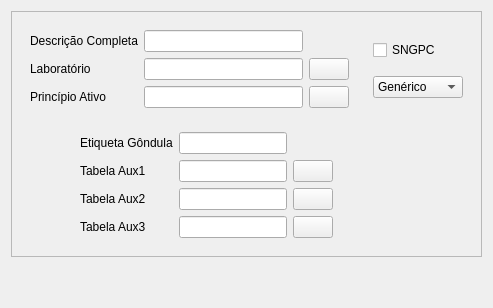
           <widget class="QWidget" name="Descricao">
            <attribute name="title">
             <string>Descrição</string>
            </attribute>
            <layout class="QVBoxLayout" name="verticalLayout_15">
             <item>
              <widget class="QFrame" name="Description_Frame">
               <property name="autoFillBackground">
                <bool>true</bool>
               </property>
               <property name="frameShape">
                <enum>QFrame::StyledPanel</enum>
               </property>
               <property name="frameShadow">
                <enum>QFrame::Raised</enum>
               </property>
               <layout class="QGridLayout" name="gridLayout_11">
                <item row="0" column="1">
                 <widget class="QWidget" name="Descr_Widget2" native="true">
                  <layout class="QVBoxLayout" name="verticalLayout_3">
                   <item>
                    <widget class="QCheckBox" name="SNGPC_Checkbox">
                     <property name="text">
                      <string>SNGPC</string>
                     </property>
                     <property name="autoRepeat">
                      <bool>false</bool>
                     </property>
                     <property name="tristate">
                      <bool>false</bool>
                     </property>
                    </widget>
                   </item>
                   <item>
                    <widget class="QComboBox" name="Type_ComboBox">
                     <item>
                      <property name="text">
                       <string>Genérico</string>
                      </property>
                     </item>
                     <item>
                      <property name="text">
                       <string>Similar</string>
                      </property>
                     </item>
                     <item>
                      <property name="text">
                       <string>Referência</string>
                      </property>
                     </item>
                    </widget>
                   </item>
                  </layout>
                 </widget>
                </item>
                <item row="0" column="0">
                 <widget class="QWidget" name="Descr_Widget1" native="true">
                  <layout class="QGridLayout" name="gridLayout_3">
                   <item row="1" column="1">
                    <widget class="QLineEdit" name="Lab_Entry"/>
                   </item>
                   <item row="2" column="0">
                    <widget class="QLabel" name="PrinAtiv_Label">
                     <property name="text">
                      <string>Princípio Ativo</string>
                     </property>
                    </widget>
                   </item>
                   <item row="2" column="1">
                    <widget class="QLineEdit" name="PrintAtiv_Entry"/>
                   </item>
                   <item row="0" column="0">
                    <widget class="QLabel" name="Descr_Label">
                     <property name="text">
                      <string>Descrição Completa</string>
                     </property>
                    </widget>
                   </item>
                   <item row="0" column="1">
                    <widget class="QLineEdit" name="Desc_Entry"/>
                   </item>
                   <item row="1" column="0">
                    <widget class="QLabel" name="Lab_Label">
                     <property name="text">
                      <string>Laboratório</string>
                     </property>
                    </widget>
                   </item>
                   <item row="1" column="2">
                    <widget class="QPushButton" name="LabSearchButton">
                     <property name="toolTip">
                      <string>&lt;html&gt;&lt;head/&gt;&lt;body&gt;&lt;p&gt;&lt;img src=&quot;:/NPX ICO/search.png&quot;/&gt;&lt;/p&gt;&lt;/body&gt;&lt;/html&gt;</string>
                     </property>
                     <property name="styleSheet">
                      <string notr="true">image: url(:/NPX ICO/search.png);</string>
                     </property>
                     <property name="text">
                      <string/>
                     </property>
                     <property name="icon">
                      <iconset resource="npx.qrc">
                       <normaloff>:/NPX ICO/search.png</normaloff>:/NPX ICO/search.png</iconset>
                     </property>
                    </widget>
                   </item>
                   <item row="2" column="2">
                    <widget class="QPushButton" name="PrinAtivSearchButton">
                     <property name="toolTip">
                      <string>&lt;html&gt;&lt;head/&gt;&lt;body&gt;&lt;p&gt;&lt;img src=&quot;:/NPX ICO/search.png&quot;/&gt;&lt;/p&gt;&lt;/body&gt;&lt;/html&gt;</string>
                     </property>
                     <property name="styleSheet">
                      <string notr="true">image: url(:/NPX ICO/search.png);</string>
                     </property>
                     <property name="text">
                      <string/>
                     </property>
                     <property name="icon">
                      <iconset resource="npx.qrc">
                       <normaloff>:/NPX ICO/search.png</normaloff>:/NPX ICO/search.png</iconset>
                     </property>
                    </widget>
                   </item>
                  </layout>
                 </widget>
                </item>
                <item row="1" column="0" colspan="2">
                 <widget class="QWidget" name="Descr_Widget3" native="true">
                  <layout class="QGridLayout" name="gridLayout_10">
                   <item row="3" column="3">
                    <widget class="QPushButton" name="Tab3Search">
                     <property name="toolTip">
                      <string>&lt;html&gt;&lt;head/&gt;&lt;body&gt;&lt;p&gt;&lt;img src=&quot;:/NPX ICO/search.png&quot;/&gt;&lt;/p&gt;&lt;/body&gt;&lt;/html&gt;</string>
                     </property>
                     <property name="styleSheet">
                      <string notr="true">image: url(:/NPX ICO/search.png);</string>
                     </property>
                     <property name="text">
                      <string/>
                     </property>
                     <property name="icon">
                      <iconset resource="npx.qrc">
                       <normaloff>:/NPX ICO/search.png</normaloff>:/NPX ICO/search.png</iconset>
                     </property>
                    </widget>
                   </item>
                   <item row="2" column="3">
                    <widget class="QPushButton" name="Tab2Search">
                     <property name="toolTip">
                      <string>&lt;html&gt;&lt;head/&gt;&lt;body&gt;&lt;p&gt;&lt;img src=&quot;:/NPX ICO/search.png&quot;/&gt;&lt;/p&gt;&lt;/body&gt;&lt;/html&gt;</string>
                     </property>
                     <property name="styleSheet">
                      <string notr="true">image: url(:/NPX ICO/search.png);</string>
                     </property>
                     <property name="text">
                      <string/>
                     </property>
                     <property name="icon">
                      <iconset resource="npx.qrc">
                       <normaloff>:/NPX ICO/search.png</normaloff>:/NPX ICO/search.png</iconset>
                     </property>
                    </widget>
                   </item>
                   <item row="1" column="3">
                    <widget class="QPushButton" name="Tab1Search">
                     <property name="toolTip">
                      <string>&lt;html&gt;&lt;head/&gt;&lt;body&gt;&lt;p&gt;&lt;img src=&quot;:/NPX ICO/search.png&quot;/&gt;&lt;/p&gt;&lt;/body&gt;&lt;/html&gt;</string>
                     </property>
                     <property name="styleSheet">
                      <string notr="true">image: url(:/NPX ICO/search.png);</string>
                     </property>
                     <property name="text">
                      <string/>
                     </property>
                     <property name="icon">
                      <iconset resource="npx.qrc">
                       <normaloff>:/NPX ICO/search.png</normaloff>:/NPX ICO/search.png</iconset>
                     </property>
                    </widget>
                   </item>
                   <item row="1" column="1">
                    <widget class="QLabel" name="TabAux1_Label">
                     <property name="text">
                      <string>Tabela Aux1</string>
                     </property>
                    </widget>
                   </item>
                   <item row="2" column="2">
                    <widget class="QLineEdit" name="TabAux2_Entry"/>
                   </item>
                   <item row="0" column="1">
                    <widget class="QLabel" name="Etiqueta_Label">
                     <property name="text">
                      <string>Etiqueta Gôndula</string>
                     </property>
                    </widget>
                   </item>
                   <item row="3" column="2">
                    <widget class="QLineEdit" name="TabAux3_Entry"/>
                   </item>
                   <item row="2" column="1">
                    <widget class="QLabel" name="TabAux2_Label">
                     <property name="text">
                      <string>Tabela Aux2</string>
                     </property>
                    </widget>
                   </item>
                   <item row="0" column="2">
                    <widget class="QLineEdit" name="Etiqueta_Entry"/>
                   </item>
                   <item row="1" column="2">
                    <widget class="QLineEdit" name="TabAux1_Entry"/>
                   </item>
                   <item row="3" column="1">
                    <widget class="QLabel" name="TabAux3_Label">
                     <property name="text">
                      <string>Tabela Aux3</string>
                     </property>
                    </widget>
                   </item>
                   <item row="0" column="0" rowspan="4">
                    <spacer name="horizontalSpacer">
                     <property name="orientation">
                      <enum>Qt::Horizontal</enum>
                     </property>
                     <property name="sizeType">
                      <enum>QSizePolicy::Fixed</enum>
                     </property>
                     <property name="sizeHint" stdset="0">
                      <size>
                       <width>50</width>
                       <height>20</height>
                      </size>
                     </property>
                    </spacer>
                   </item>
                   <item row="0" column="4" rowspan="4">
                    <spacer name="horizontalSpacer_2">
                     <property name="orientation">
                      <enum>Qt::Horizontal</enum>
                     </property>
                     <property name="sizeType">
                      <enum>QSizePolicy::Fixed</enum>
                     </property>
                     <property name="sizeHint" stdset="0">
                      <size>
                       <width>130</width>
                       <height>20</height>
                      </size>
                     </property>
                    </spacer>
                   </item>
                  </layout>
                 </widget>
                </item>
               </layout>
              </widget>
             </item>
             <item>
              <spacer name="verticalSpacer_6">
               <property name="orientation">
                <enum>Qt::Vertical</enum>
               </property>
               <property name="sizeHint" stdset="0">
                <size>
                 <width>20</width>
                 <height>40</height>
                </size>
               </property>
              </spacer>
             </item>
            </layout>
           </widget>
